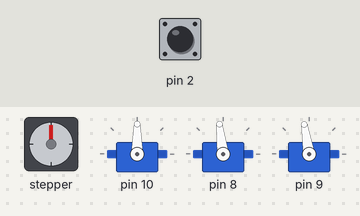
Recording of a sketch running on a simulated Arduino Uno, built with avr-gcc and run on an emulated ATmega328P. Parts: stepper motor, 3 × servo. Wiring (inferred from the names in the program): stepper motor driver (200 steps per turn assumed): step pin 3; direction pin 4. Inputs (shaded band) come from the test bench; at power-on: pin 2 LOW.

Above: at 1.5 s.
1.6 s: pin 2 pulsed HIGH 2 times (0.12 s each, 0.3 s apart)
At 5.9 s:
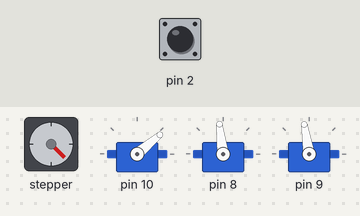
At 11.3 s:
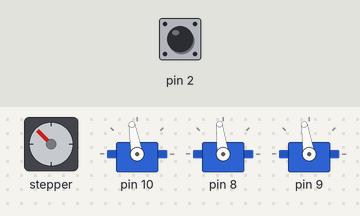
Timing chart, 0 to 21.1 s (numbered marks = the images above; inputs shaded):
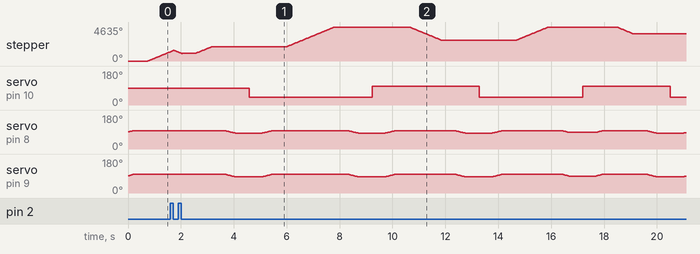

The sketch:

Maggie_stack_blocks.ino
```cpp
#include "functions.h"

Button limit_switches;
Gripper grip;
Arm main_arm;

//create stepper variables
uint8_t step_pin = 3;
uint8_t direction_pin = 4;

double x_axis_range;
double xCurrent;
double x_steps_from_datum;


void setup()
{
  //setup stepper motor
  pinMode(step_pin, OUTPUT);
  pinMode(direction_pin, OUTPUT);
  digitalWrite(direction_pin, HIGH);

  limit_switches.begin(2);
  grip.begin(10);
  main_arm.begin(8,9);

  main_arm.home();
  x_axis_home();
}

void loop()
{

  //first block
  x_axis_move(10);  main_arm.move(0,-20);  grip.close();  main_arm.home();

  x_axis_move(40);  main_arm.move(0,-20);  grip.open();  main_arm.home();

  //second block
  x_axis_move(20);  main_arm.move(0,-20);  grip.close();  main_arm.home();

  x_axis_move(40);  main_arm.move(0,-19);  grip.open();  main_arm.home();

  //third block
  x_axis_move(30); main_arm.move(0,-20);  grip.close();  main_arm.home();

  x_axis_move(40);  main_arm.move(0,-18);  grip.open();  main_arm.home();

  //home position
  return_home();

  //third block
  x_axis_move(40);  main_arm.move(0,-18);  grip.close();  main_arm.home();

  x_axis_move(30);  main_arm.move(0,-20);  grip.open();  main_arm.home();

  //second block
  x_axis_move(40);  main_arm.move(0,-19);  grip.close();  main_arm.home();

  x_axis_move(20);  main_arm.move(0,-20);  grip.open();  main_arm.home();

  //first block
  x_axis_move(40);  main_arm.move(0,-20);  grip.close();  main_arm.home();

  x_axis_move(10);  main_arm.move(0,-20);  grip.open();  main_arm.home();

  //home
  return_home();

}

void x_axis_home()
{
  //goes to extremes of x-axis and measures the step between
  //converts steps to mm and sets the x_axis travel range. Adds offset off each end.
  //goes to 0 position.
  while (limit_switches.debounce()== false)
  {
    digitalWrite(step_pin,HIGH);
    delayMicroseconds(600);
    digitalWrite(step_pin,LOW);
    delayMicroseconds(600);
  }
    digitalWrite(direction_pin,LOW); //change direction of motor
    int x_axis_total_steps = 0; //begin count of steps inbetween limit switches
    while (limit_switches.debounce()== false)
    {
      digitalWrite(step_pin,HIGH);
      delayMicroseconds(600);
      digitalWrite(step_pin,LOW);
      delayMicroseconds(600);
      x_axis_total_steps++;
    }
    digitalWrite(direction_pin,HIGH); //change direction of motor a final time
    //goes to datum x position. 5% of total distance away from limit switch
    for (int i=0; i< (x_axis_total_steps*0.05); i++)
    {
      digitalWrite(step_pin,HIGH);
      delayMicroseconds(600);
      digitalWrite(step_pin,LOW);
      delayMicroseconds(600);
    }
    xCurrent = 0;
    //x travel range is 90% of the distance between limit switches.
    //x_axis_range is in cm. converted to cm per step. 20cm per 1000 steps. 0.02 cm/step
    x_axis_range = x_axis_total_steps*0.9*0.02;
    delay(500);
}

void x_axis_move(double x_position)
{
  //x_position should be in cm
  //checks if the x_position is within the x_axis travel range
  //Calculates the delta and direction in relation to current position
  //moves the motor to that position
  if (0 < x_position <= x_axis_range)
  {
    double xDelta = x_position - xCurrent;
    if (xDelta > 0)
    {
      digitalWrite(direction_pin, HIGH);
      for (int i=0; i< (xDelta/0.02); i++)
      {
        digitalWrite(step_pin,HIGH);
        delayMicroseconds(600);
        digitalWrite(step_pin,LOW);
        delayMicroseconds(600);
      }
    }
    if (xDelta < 0)
    {
      digitalWrite(direction_pin, LOW);
      for (int i=0; i< abs(xDelta/0.02); i++)
      {
        digitalWrite(step_pin,HIGH);
        delayMicroseconds(600);
        digitalWrite(step_pin,LOW);
        delayMicroseconds(600);
      }
    }
    xCurrent = x_position;
    delay(500);
  }
}

void return_home()
{
  digitalWrite(direction_pin, LOW);
  for (int i=0; i< (xCurrent/0.02); i++)
  {
    digitalWrite(step_pin,HIGH);
    delayMicroseconds(600);
    digitalWrite(step_pin,LOW);
    delayMicroseconds(600);
  }
  xCurrent = 0;
  delay(500);
}
```

functions.h
```cpp
#ifndef functions_h
#define functions_h

#include <Arduino.h>
#include <Servo.h>
#include <math.h>

class Gripper
{
  private:
    uint8_t gripper_pin;
    Servo gripper_servo;
  public:
    void begin(uint8_t gripper_pin)
    {
      gripper_servo.attach(gripper_pin);
    }
    void open()
    {
      gripper_servo.write(100);
      delay(500);
    }
    void close()
    {
      gripper_servo.write(40);
      delay(500);
    }
};

class Arm
{
  private:

    Servo servo[2]; //Servo[0]=TopArm, Servo[1]=MiddleArm

    // servo Angles
    double angle_current[2] = {90,90};
    double angle_next[2] = {90, 90};

    // make sure that the servo angle position, correctly translates to the trigonometric formulas of the arm position (see docs)
    // set the servo to 90 degress, then measure the real angle of the arm.
    // the calibration value is (90 - {position of arm vs reference at servo 90}), which then helps all values translate to sevo position.
    const double calibrate_TopArm=90-45; // was 90-35.7
    const double calibrate_MiddleArm=90-43; // was 90-41.4

    //Coordintates for current position
    double yCurrent;
    double zCurrent;

  public:
    void begin(uint8_t servo_top_pin, uint8_t servo_middle_pin)
    {
      servo[0].attach(servo_top_pin, 500, 2500); //pin, min, max
      servo[1].attach(servo_middle_pin, 500, 2500); //pin, min, max
      angle_current[0]=90;
      angle_current[1]=90;
    }
    void get_angles_from_yz(double y, double z)
    {
      //refer to trigonometry illustration for variable description
      double H, s1, s2, aB, aA, aQ, servo1angle, servo2angle, y2, z2, y3, z3;

      //arm length in cm
      int L = 13;

      H= sqrt (pow(y,2) + pow(z,2));
      s1=H/2;
      s2=sqrt (pow(L,2) - pow(s1,2));
      aB=atan(s2/s1);
      y2=y/2;
      z2=z/2;
      aA=atan(y2/z2);
      servo1angle=aA+aB;
      servo1angle= (servo1angle/ (2 * M_PI)) * 360;

      //matrix multiplication - counterclockwise rotation
      y3 = -L*sin(aA+aB);
      z3 = -L* cos(aA+aB);
      servo2angle=atan((y-y3)/(z-z3));
      servo2angle= (servo2angle / (2 * M_PI)) * 360;

      //tangent calculation changes when servo2 exceeds 90 degrees, correction below
      if ((z-z3)>0)
      {
        servo2angle=servo2angle-180;
      }

      //Absolute Top Arm Angle
      //Top Arm moves 0 to +90
      angle_next[0] = servo1angle;

      //Absolute Middle Arm Angle
      //Middle Arm moves 0 to +90
      angle_next[1] = -servo2angle;

      //Convert to SERVO Angle
      //in this case, a 90 servo position is equal to 71 degrees for Top arm
      //90 servo position is equal to 65 Middle Arm
      angle_next[0] = angle_next[0] + calibrate_TopArm; //servo[0].write(angle_next[0]);
      angle_next[1] = angle_next[1] + calibrate_MiddleArm; //servo[1].write(angle_next[1]);
    }

    void servo_steps(int servo_num, double angle_target, double incr_step = 10, int step_delay = 50)
    {
      /*
       * Using LD-20MG Servos with an Arduino Mega 2560, they only work smoothly on maximum 25 degree instructions at a time.
       * I haven't debugged the hardware, but this functions solves the issue.
       * This function helps you send commands to servos to move in a set of degrees at at a time.
       */

      int set_angle;
      int angle_start = angle_current[servo_num];

      if (angle_start > angle_target)
      {
        //start from angle_start, and then move the servo by incr_steps into the angle_target
        //stepping down to target
        for (set_angle = angle_start; set_angle >= angle_target; set_angle -= incr_step)
        {
          servo[servo_num].write(set_angle);
          delay(step_delay);
        }
      }
      else
      {
        //stepping up to target
        for (set_angle = angle_start; set_angle <= angle_target; set_angle += incr_step)
        {
          servo[servo_num].write(set_angle);
          delay(step_delay);
        }
      }
      // make sure the servo arrives at the target
      servo[servo_num].write(angle_target);
      //update the current angle
      angle_current[servo_num] = angle_target;
    }

    void twoarm_step_coordinate(double toparm_target, double middlearm_target)
    {
      double incr_steps0=1;
      double incr_steps1= 1;
      int inner_step_delay0 = 0;
      int inner_step_delay1 = 0;
      int outer_step_delay = 30;
      double i, j;
      int e0 = 0;
      int e1 = 0;

      //identify which of the arms has a greater delta in terms of degress to move
      double delta0 = abs(angle_current[0] - toparm_target);
      double delta1 = abs(angle_current[1] - middlearm_target);

      //coordinate the speed of the two access through the incremental steps, so they can move smoothly in the x/y plane
      //(this avoids one arm finishing its movements first, and generating huge variagtionsin the real x/y position of the endpoint)
      if (delta0!=0 && delta1!=0)
      {
        if (delta0 >= delta1)
        {
          incr_steps0 = (delta0 / delta1)*incr_steps1;
          //slow down motion as steps increase (just in case big jump in steps)
          inner_step_delay0=(delta0/delta1)*0.5;
          //reduce the outer step
          outer_step_delay=outer_step_delay-inner_step_delay0;
        }
        else
        {
          incr_steps1 = (delta1 / delta0)*incr_steps0;
          //slow down motion as steps increase (just in case big jump in steps)
          inner_step_delay1=(delta1/delta0)*0.5;
          //reduce the outer step
          outer_step_delay=outer_step_delay-inner_step_delay1;
        }
      }
      //set to zero if negative value on outer delay
      if (outer_step_delay<0)
      {
        outer_step_delay=0;
      }

      //identify the direction of steps
      if (angle_current[0] > toparm_target)
      {
        i = -incr_steps0;
      }
      else
      {
        i = incr_steps0;
      }
      if (angle_current[1] > middlearm_target)
      {
        j = -incr_steps1;
      }
      else
      {
        j = incr_steps1;
      }

      // user the servo step functions, doing inter-twined steps until the gaps are reached.
      // we send a delay of 0 to the servo step function, given we'll control the delay in this outer loop.
      while (1)
      {
        // top arm moves
        if (abs(angle_current[0] - toparm_target) > incr_steps0)
        {
          servo_steps(0, angle_current[0] + i, incr_steps0, inner_step_delay0);
        }
        else
        {
          servo_steps(0, toparm_target, incr_steps0, inner_step_delay0);
          e0 = 1;
        }
        // middle arm moves
        if (abs(angle_current[1] - middlearm_target) > incr_steps1)
        {
          servo_steps(1, angle_current[1] + j, incr_steps1, inner_step_delay1);
        }
        else
        {
          servo_steps(1, middlearm_target, incr_steps1, inner_step_delay1);
          e1 = 1;
        }
        delay(outer_step_delay);
        if ((e0 + e1) >= 2) break;
      }
    }
    void home()
    {
      //arm moves to Start position
      get_angles_from_yz(0,-16);
      twoarm_step_coordinate(angle_next[0], angle_next[1]);
      //sets new co-ordinates
      yCurrent = 0;
      zCurrent = -16;

      delay(500);
    }
    void move(double yMove, double zMove)
    {
      // move arms in Y direction first
      get_angles_from_yz(yMove, zCurrent);
      twoarm_step_coordinate(angle_next[0], angle_next[1]);
      // move arms in Z direction
      get_angles_from_yz(yMove, zMove);
      twoarm_step_coordinate(angle_next[0], angle_next[1]);

      //sets new co-ordinates
      double yCurrent = yMove;
      double zCurrent = zMove;

      delay(500);
    }
    void max_travel(){
      Arm::move(-9,-16.5);
      Arm::move(-9,-20);
      Arm::move(7,-21);
      Arm::move(10,-13);
      Arm::home();
    }
};

class Button
{
  private:
    uint8_t btn;
    uint16_t state;
  public:
    void begin(uint8_t button)
    {
      btn = button;
      state = 0;
      pinMode(btn, INPUT);
    }
    bool debounce()
    {
      state = (state<<1) | digitalRead(btn) | 0xfe00;
      return (state == 0xff00);
    }
};

#endif
```
